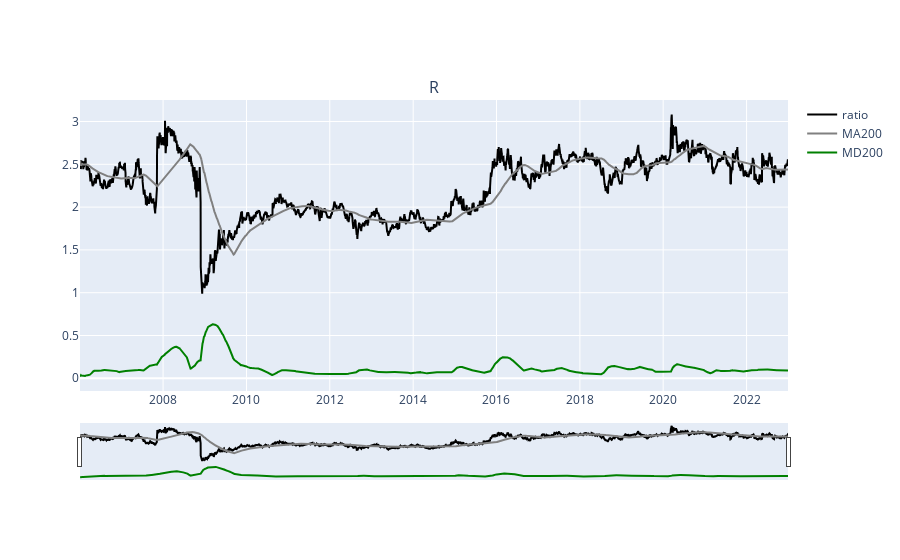

Write notebook code for a chart like this one.
### Code cell
# plotting the ratio
fig = make_subplots(rows=1, cols=1, shared_xaxes=True, subplot_titles=("Ratio"), row_width=[1])
# fig.add_trace(go.Scatter(x=data.index, y=data["BHP.AX"], marker_color='black',name="BHP", showlegend=True), row=1, col=1)
# fig.add_trace(go.Scatter(x=data.index, y=data["RIO.AX"], marker_color='yellow',name="RIO", showlegend=True), row=1, col=1)
fig.add_trace(go.Scatter(x=data.index, y=ratio['Ratio'], marker_color='black',name="ratio", showlegend=True), row=1, col=1)
fig.add_trace(go.Scatter(x=data.index, y=ratio['MA200'], marker_color='grey',name="MA200", showlegend=True), row=1, col=1)
fig.add_trace(go.Scatter(x=data.index, y=ratio['MD200'], marker_color='green',name="MD200", showlegend=True), row=1, col=1)

th = 2
# fig.add_hline(y=th, line_color="green")
# fig.add_hline(y=-th, line_color="red")
fig.update(layout_xaxis_rangeslider_visible=True)

fig.show()

### Figure 1 — Plotly figure (JSON) as saved in the notebook; plotly's stock layout.template omitted (floating-point values rounded to 4 significant figures; data arrays with more than 128 entries replaced by an {"elided": "..."} marker saying what was removed)
{"data": [{"marker": {"color": "black"}, "name": "ratio", "showlegend": true, "type": "scatter", "x": {"elided": "4299 str values"}, "xaxis": "x", "y": {"elided": "4299 float values"}, "yaxis": "y"}, {"marker": {"color": "grey"}, "name": "MA200", "showlegend": true, "type": "scatter", "x": {"elided": "4299 str values"}, "xaxis": "x", "y": {"elided": "4299 float values"}, "yaxis": "y"}, {"marker": {"color": "green"}, "name": "MD200", "showlegend": true, "type": "scatter", "x": {"elided": "4299 str values"}, "xaxis": "x", "y": {"elided": "4299 float values"}, "yaxis": "y"}], "layout": {"annotations": [{"font": {"size": 16}, "showarrow": false, "text": "R", "x": 0.5, "xanchor": "center", "xref": "paper", "y": 1, "yanchor": "bottom", "yref": "paper"}], "xaxis": {"anchor": "y", "domain": [0, 1], "rangeslider": {"visible": true}}, "yaxis": {"anchor": "x", "domain": [0, 1]}}}
